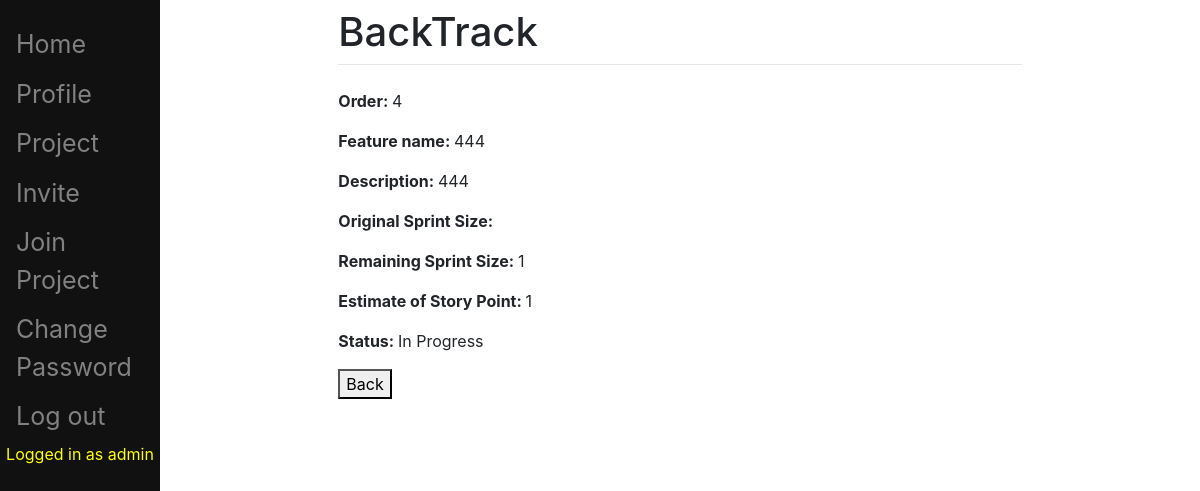
Page /pbi/viewPBIdetail/11/ (signed in) on the earlier database version.
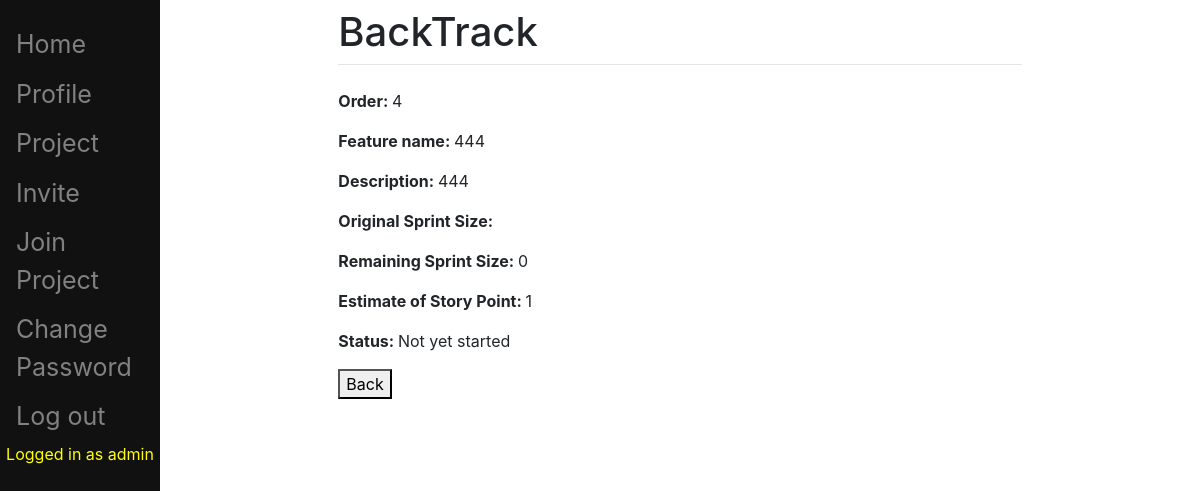
Same page on the later database version.
### pbi/models.py (models this page shows, shortened)
class Item(models.Model):
	STAT = (
		('Completed', 'Completed'),
		('In Progress', 'In Progress'),
		('Not yet started', 'Not yet started'),
		('Not finished', 'Not finished'),
	)
	order = models.PositiveIntegerField()
	name = models.CharField(max_length=200)
	description = models.CharField(max_length=200)
	remaining_sprint_size = models.PositiveIntegerField()
	estimate_of_story_point = models.PositiveIntegerField()
	cumulative_story_point = models.PositiveIntegerField(default=0, editable=False)
	status = models.CharField(choices=STAT, default='Not yet started', max_length=200)
	last_modified = models.DateTimeField(auto_now=True, auto_now_add=False, blank=True)
	create_at = models.DateTimeField(blank=True, default=timezone.now, editable=False)
	project = models.ForeignKey(Project, on_delete=models.CASCADE, null=True)
	sprint = models.ForeignKey(Sprint, on_delete=models.SET_NULL, blank=True, null=True)
	added = models.BooleanField(default=False, editable=False)

### pbi/views.py (the view)
class PbiDetailView(LoginRequiredMixin, TemplateView):
    login_url = '/pbi/login/'
    redirect_field_name = 'redirect_to'
    template_name = 'pbi_detail.html'
    def get_context_data(self, **kwargs):
        item = self.kwargs['item']
        context = super().get_context_data(**kwargs)
        context['item'] = Item.objects.get(pk=item)
        u = self.request.user
        personCheck = Person.objects.get(user = u)
        if personCheck.project != context['item'].project:
            context['header'] = []
            context['rows'] = []
            context['person'] = personCheck
            return context
        context['person1'] = personCheck
        return context

### templates/pbi_detail.html (shortened to what this page needs)
{% extends "main/base.html" %}
{% block content %}
{% if person == NONE %}
<p><b>Order: </b>{{ item.order }}</p>
<p><b>Feature name: </b>{{ item.name }}</p>
<p><b>Description: </b>{{ item.description }}</p>
<p><b>Original Sprint Size: </b>{{ item.original_sprint_size }}</p>
<p><b>Remaining Sprint Size: </b>{{ item.remaining_sprint_size }}</p>
<p><b>Estimate of Story Point: </b>{{ item.estimate_of_story_point }}</p>
<p><b>Status: </b>{{ item.status }}</p>
<button onclick="window.history.back();" value="Back" type="reset">Back</button>
{% else %}
	<p>Restricted Access</p>
{% endif %}
{% endblock %}

Differences in the rows shown:
changed Item: remaining_sprint_size "1" → "0"; status "In Progress" → "Not yet started"
